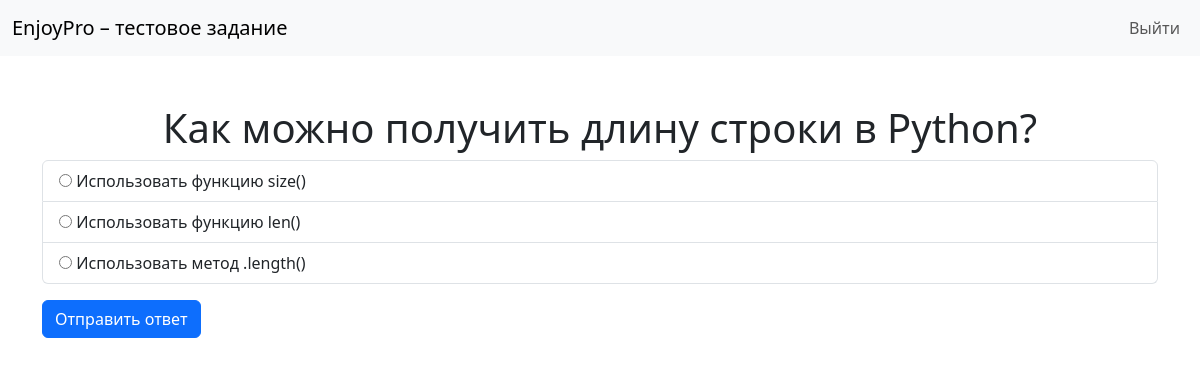
/quiz/questions/2/ (signed in), run on the app's committed database.
### quiz/models.py (models this page shows, shortened)
class Question(models.Model):
    text = models.CharField(max_length=255, verbose_name="Текст вопроса")

class Answer(models.Model):
    question = models.ForeignKey(
        Question, related_name="answers", on_delete=models.CASCADE
    )
    text = models.CharField(max_length=255, verbose_name="Текст ответа")
    is_correct = models.BooleanField(default=False, verbose_name="Правильный ответ")

### quiz/views.py (the view, shortened to what this page needs)
# urls.py: path('quiz/questions/<int:pk>/', views.question_detail, name='question_detail'),
@login_required
def question_detail(request, pk):
    question = get_object_or_404(Question, pk=pk)
    if "quiz_id" not in request.session:
        request.session["quiz_id"] = str(uuid.uuid4())
    return render(request, "question_detail.html", {"question": question})

### templates/question_detail.html (shortened to what this page needs)
{% extends 'base.html' %}
{% block content %}
    <h1 class="text-center">{{ question.text }}</h1>
    <form method="post">
        <div class="list-group">
            {% for answer in question.answers.all %}
                <label class="list-group-item">
                    <input type="radio" name="answer" value="{{ answer.id }}"> {{ answer.text }}
                </label>
            {% endfor %}
        </div>
        <button type="submit" class="btn btn-primary mt-3">Отправить ответ</button>
    </form>
{% endblock %}

### data on the page
Question: text "Как можно получить длину строки в Python?"
Answer: text "Использовать функцию size()"
Answer: text "Использовать функцию len()"
Answer: text "Использовать метод .length()"
